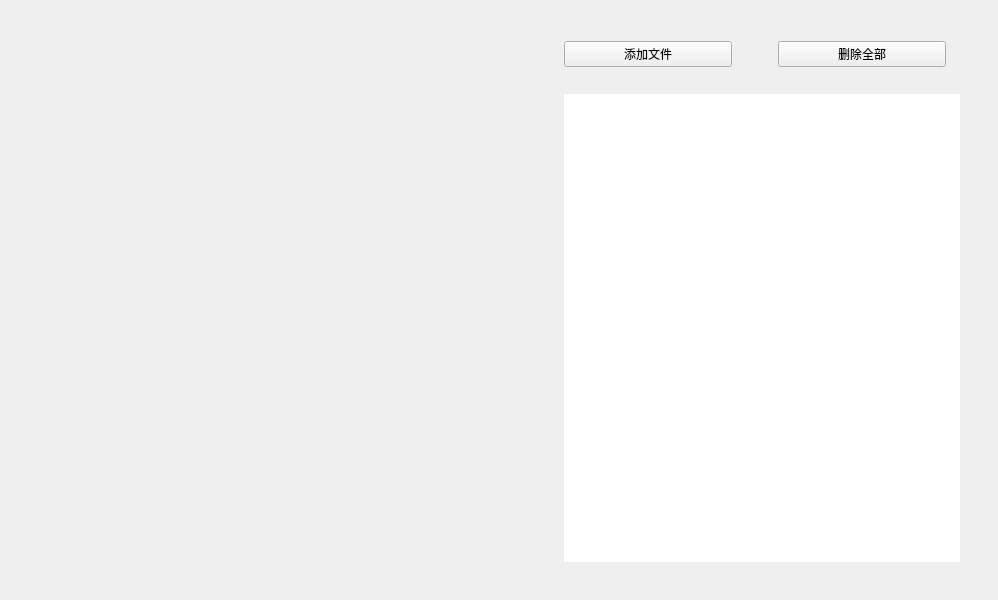
<?xml version="1.0" encoding="UTF-8"?>
<ui version="4.0">
 <class>Widget</class>
 <widget class="QWidget" name="Widget">
  <property name="geometry">
   <rect>
    <x>0</x>
    <y>0</y>
    <width>994</width>
    <height>600</height>
   </rect>
  </property>
  <property name="windowTitle">
   <string>Widget</string>
  </property>
  <layout class="QHBoxLayout" name="horizontalLayout">
   <item>
    <widget class="QWidget" name="widget" native="true">
     <property name="minimumSize">
      <size>
       <width>520</width>
       <height>0</height>
      </size>
     </property>
     <property name="maximumSize">
      <size>
       <width>520</width>
       <height>16777215</height>
      </size>
     </property>
     <layout class="QHBoxLayout" name="horizontalLayout_4"/>
    </widget>
   </item>
   <item>
    <widget class="QWidget" name="widget_2" native="true">
     <property name="minimumSize">
      <size>
       <width>450</width>
       <height>0</height>
      </size>
     </property>
     <property name="maximumSize">
      <size>
       <width>450</width>
       <height>16777215</height>
      </size>
     </property>
     <layout class="QVBoxLayout" name="verticalLayout">
      <item>
       <widget class="QWidget" name="widget_4" native="true">
        <layout class="QVBoxLayout" name="verticalLayout_2">
         <item>
          <widget class="QWidget" name="widget_3" native="true">
           <property name="minimumSize">
            <size>
             <width>400</width>
             <height>50</height>
            </size>
           </property>
           <property name="maximumSize">
            <size>
             <width>400</width>
             <height>50</height>
            </size>
           </property>
           <layout class="QHBoxLayout" name="horizontalLayout_2">
            <property name="topMargin">
             <number>9</number>
            </property>
            <property name="bottomMargin">
             <number>9</number>
            </property>
            <item>
             <widget class="QPushButton" name="addBtn">
              <property name="sizeIncrement">
               <size>
                <width>0</width>
                <height>30</height>
               </size>
              </property>
              <property name="text">
               <string>添加文件</string>
              </property>
             </widget>
            </item>
            <item>
             <spacer name="horizontalSpacer">
              <property name="orientation">
               <enum>Qt::Horizontal</enum>
              </property>
              <property name="sizeType">
               <enum>QSizePolicy::Fixed</enum>
              </property>
              <property name="sizeHint" stdset="0">
               <size>
                <width>40</width>
                <height>20</height>
               </size>
              </property>
             </spacer>
            </item>
            <item>
             <widget class="QPushButton" name="deleteBtn">
              <property name="sizeIncrement">
               <size>
                <width>0</width>
                <height>30</height>
               </size>
              </property>
              <property name="text">
               <string>删除全部</string>
              </property>
             </widget>
            </item>
           </layout>
          </widget>
         </item>
         <item>
          <widget class="QWidget" name="widget_5" native="true">
           <layout class="QHBoxLayout" name="horizontalLayout_3">
            <item>
             <widget class="QListWidget" name="letterList">
              <property name="frameShape">
               <enum>QFrame::NoFrame</enum>
              </property>
              <property name="lineWidth">
               <number>0</number>
              </property>
             </widget>
            </item>
           </layout>
          </widget>
         </item>
        </layout>
       </widget>
      </item>
     </layout>
    </widget>
   </item>
  </layout>
 </widget>
 <resources/>
 <connections/>
</ui>
